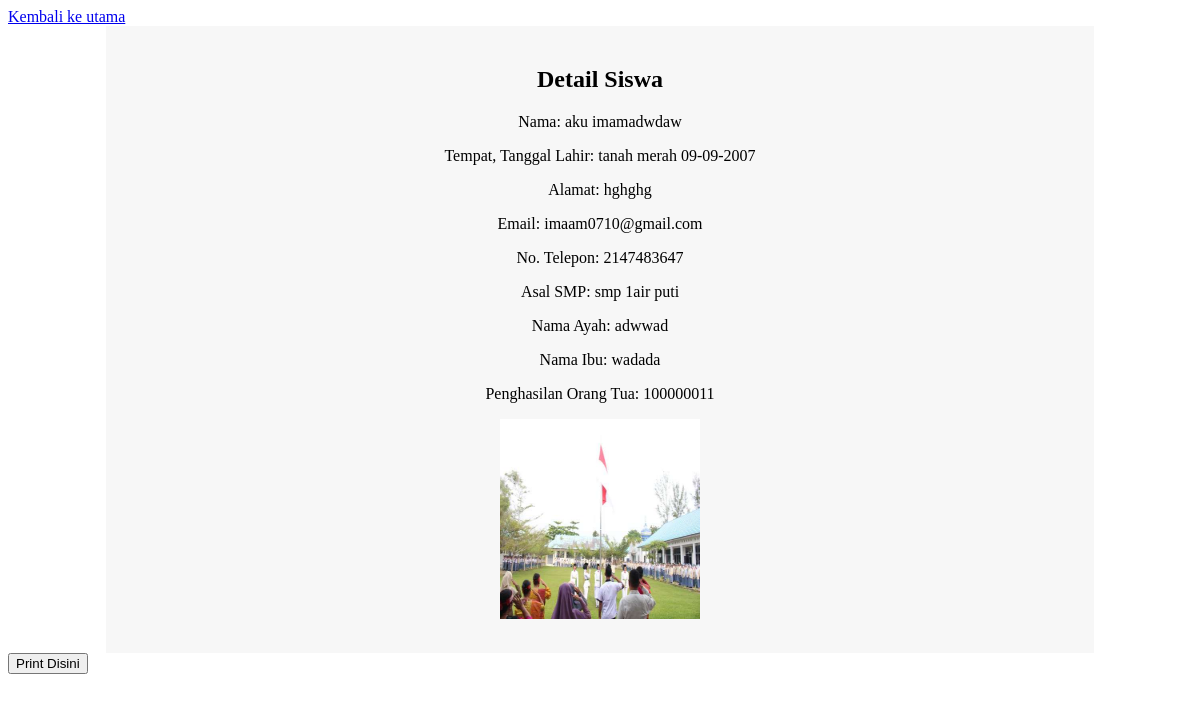
The page /detail.php?id=21 on the database its author committed.
### tables this page shows
CREATE TABLE IF NOT EXISTS `tblpendaftaran` (
  `id` int(11) NOT NULL AUTO_INCREMENT,
  `Nama` varchar(255) NOT NULL,
  `TempatTanggalLahir` varchar(255) NOT NULL,
  `WargaNegara` varchar(255) NOT NULL,
  `Alamat` text NOT NULL,
  `Email` varchar(255) NOT NULL,
  `NoHP` int(12) NOT NULL,
  `AsalSMP` varchar(255) NOT NULL,
  `NamaAyah` varchar(255) NOT NULL,
  `NamaIbu` varchar(255) NOT NULL,
  `PenghasilanOrTu` varchar(255) NOT NULL,
  `UploadFoto` varchar(255) NOT NULL,
  PRIMARY KEY (`id`)
);

### detail.php (the view, shortened to what this page needs)
<!DOCTYPE html>
<html lang="en">
<head>
    <link rel="stylesheet" type="text/css" href="css/detail.css">
    <a href="index.php">Kembali ke utama</a>
<div class="container">
    <?php
    $conn = mysqli_connect("localhost", "root", "", "ukkppdbimam");
    if(isset($_GET['id'])) {
        $siswa_id = $_GET['id'];
        $query = "SELECT * FROM tblpendaftaran WHERE id = $siswa_id";
        $result = mysqli_query($conn, $query);
        if($result && mysqli_num_rows($result) > 0) {
            $siswa = mysqli_fetch_assoc($result);
            echo "<h2>Detail Siswa</h2>";
            echo "<p>Nama: {$siswa['Nama']}</p>";
            echo "<p>Tempat, Tanggal Lahir: {$siswa['TempatTanggalLahir']}</p>";
            echo "<p>Alamat: {$siswa['Alamat']}</p>";
            echo "<p>Email: {$siswa['Email']}</p>";
            echo "<p>No. Telepon: {$siswa['NoHP']}</p>";
            echo "<p>Asal SMP: {$siswa['AsalSMP']}</p>";
            echo "<p>Nama Ayah: {$siswa['NamaAyah']}</p>";
            echo "<p>Nama Ibu: {$siswa['NamaIbu']}</p>";
            echo "<p>Penghasilan Orang Tua: {$siswa['PenghasilanOrTu']}</p>";
           echo "<p><img src='uploads/{$siswa['UploadFoto']}' alt='Foto Siswa' style='width: 200px; height: 200px;'></p>";
        } else {
            echo "<p>Data siswa tidak ditemukan.</p>";
        }
    } else {
        echo "<p>ID siswa tidak diberikan.</p>";
    }
    ?>
</div>
<button class="print" onclick="window.print()">Print Disini</button>
</body>
</html>

### css/detail.css (style rules this page uses)
.container { width: 80%; margin: 0 auto; padding: 20px; background-color: #f7f7f7; text-align: center; }
.container h2 { margin-bottom: 20px; }
.container p { margin-bottom: 10px; }

### rows shown on the page
tblpendaftaran: Nama "aku imamadwdaw", TempatTanggalLahir "tanah merah 09-09-2007", Alamat "hghghg", Email "imaam0710@gmail.com", NoHP "2147483647", AsalSMP "smp 1air puti", NamaAyah "adwwad", NamaIbu "wadada", PenghasilanOrTu "100000011", UploadFoto (picture)
